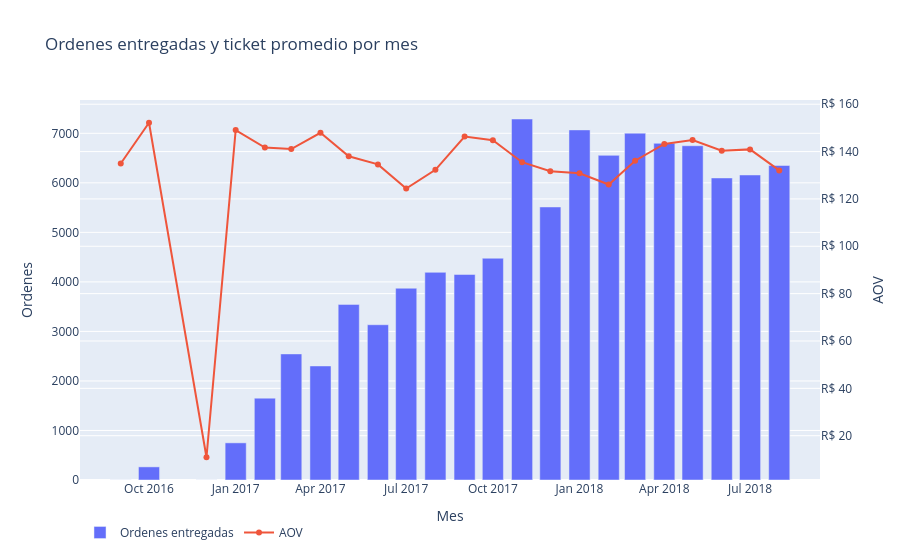

The notebook cell saved with this chart:
### Markdown cell above
## 6. Ordenes y ticket promedio

Revenue puede subir por mas ordenes, por mayor ticket promedio, o por ambos. Por eso revisamos volumen y AOV juntos.

### Code cell
fig = go.Figure()
fig.add_bar(
    x=monthly_sales["purchase_month"],
    y=monthly_sales["delivered_orders"],
    name="Ordenes entregadas",
    yaxis="y",
)
fig.add_trace(
    go.Scatter(
        x=monthly_sales["purchase_month"],
        y=monthly_sales["average_order_value"],
        name="AOV",
        mode="lines+markers",
        yaxis="y2",
    )
)
fig.update_layout(
    title="Ordenes entregadas y ticket promedio por mes",
    xaxis_title="Mes",
    yaxis={"title": "Ordenes"},
    yaxis2={"title": "AOV", "overlaying": "y", "side": "right", "tickprefix": "R$ "},
    legend={"orientation": "h"},
    hovermode="x unified",
)
fig.show()
